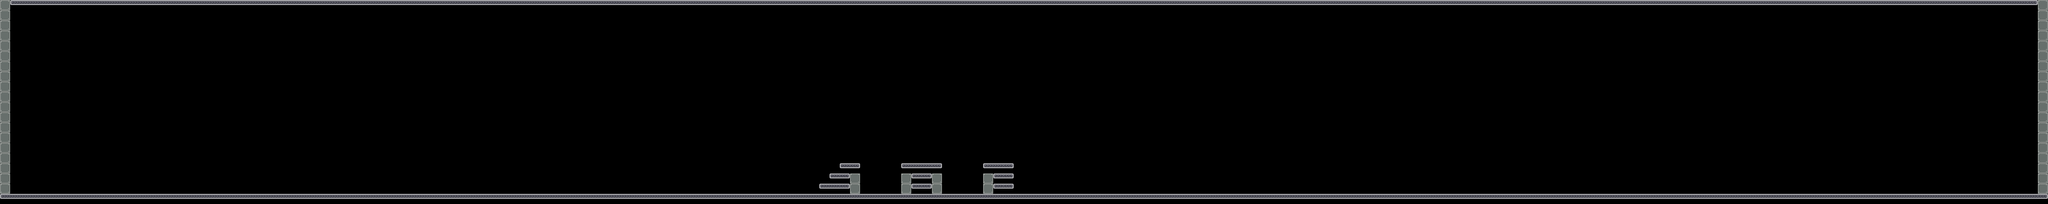

Rendered tile map (Tiled .tmx) drawn with the repository's tilesets; below, a short description and the map source with its tile grids summarised:
An orthogonal 200x20 tile map with 64x64 px tiles, 1 tile layer (front), 17 tilesets and 30 objects (2x Attractive, Repulsive, RotativeL).

<map version="1.0" orientation="orthogonal" width="200" height="20" tilewidth="64" tileheight="64">
 <tileset firstgid="1" name="mur" tilewidth="64" tileheight="64">
  <image source="data/mur.png" trans="ffffff" width="64" height="64" />
 </tileset>
 <tileset firstgid="2" name="sol" tilewidth="64" tileheight="64">
  <image source="data/sol.png" trans="ffffff" width="64" height="64" />
 </tileset>
 <tileset firstgid="3" name="alone" tilewidth="64" tileheight="64">
  <image source="data/alone.png" width="64" height="64" />
 </tileset>
 <tileset firstgid="4" name="left" tilewidth="64" tileheight="64">
  <image source="data/left.png" width="64" height="64" />
 </tileset>
 <tileset firstgid="5" name="mid" tilewidth="64" tileheight="64">
  <image source="data/mid.png" width="64" height="64" />
 </tileset>
 <tileset firstgid="6" name="right" tilewidth="64" tileheight="64">
  <image source="data/right.png" width="64" height="64" />
 </tileset>
 <tileset firstgid="7" name="portebas" tilewidth="64" tileheight="64">
  <image source="data/portebas.png" width="64" height="64" />
 </tileset>
 <tileset firstgid="8" name="portehaut" tilewidth="64" tileheight="64">
  <image source="data/portehaut.png" width="64" height="64" />
 </tileset>
 <tileset firstgid="9" name="fin" tilewidth="192" tileheight="128">
  <image source="data/fin.png" width="192" height="128" />
 </tileset>
 <tileset firstgid="10" name="citerne" tilewidth="418" tileheight="632">
  <tileoffset x="0" y="632" />
  <image source="data/citerne.png" width="418" height="632" />
 </tileset>
 <tileset firstgid="11" name="container1" tilewidth="610" tileheight="276">
  <tileoffset x="0" y="195" />
  <image source="data/container1.png" width="610" height="276" />
 </tileset>
 <tileset firstgid="12" name="container2" tilewidth="480" tileheight="330">
  <tileoffset x="0" y="280" />
  <image source="data/container2.png" width="480" height="330" />
 </tileset>
 <tileset firstgid="13" name="cable1" tilewidth="77" tileheight="372">
  <tileoffset x="0" y="372" />
  <image source="data/cable1.png" width="77" height="372" />
 </tileset>
 <tileset firstgid="14" name="passerelle1" tilewidth="198" tileheight="342">
  <tileoffset x="0" y="342" />
  <image source="data/passerelle1.png" width="198" height="342" />
 </tileset>
 <tileset firstgid="15" name="passerelle2" tilewidth="122" tileheight="599">
  <tileoffset x="0" y="599" />
  <image source="data/passerelle2.png" width="122" height="599" />
 </tileset>
 <tileset firstgid="16" name="cable2" tilewidth="46" tileheight="243">
  <tileoffset x="0" y="243" />
  <image source="data/cable2.png" width="46" height="243" />
 </tileset>
 <tileset firstgid="17" name="mur2" tilewidth="64" tileheight="64">
  <image source="data/mur2.png" width="64" height="64" />
 </tileset>
 <layer name="front" width="200" height="20">
  <data>[4000 cells, 466 non-empty, 5 distinct tile ids]</data>
 </layer>
 <objectgroup color="#00ff00" name="wall" width="200" height="20">
  <object x="0" y="0" width="64" height="1216" />
  <object x="12736" y="0" width="64" height="1216" />
 </objectgroup>
 <objectgroup color="#0000ff" name="platform" width="200" height="20">
  <object x="0" y="1216" width="12800" height="64" />
  <object x="64" y="0" width="12736" height="64" />
 </objectgroup>
 <objectgroup color="#ffffff" name="movable" width="200" height="20" />
 <objectgroup color="#ff6666" name="destroyable" width="200" height="20" />
 <objectgroup color="#ff0000" name="metalman" width="200" height="20">
  <object x="384" y="1152" width="64" height="64">
   <properties>
    <property name="powers" value="Alu#Acier#Static" />
   </properties>
  </object>
 </objectgroup>
 <objectgroup color="#ff0000" name="themagnet" width="200" height="20">
  <object x="512" y="1152" width="64" height="64">
   <properties>
    <property name="powers" value="Repulsive#Attractive#RotativeL#RotativeR#Static" />
   </properties>
  </object>
 </objectgroup>
 <objectgroup color="#800000" name="generator" width="200" height="20">
  <object type="Repulsive" x="768" y="832" width="64" height="64">
   <properties>
    <property name="id" value="2" />
   </properties>
  </object>
  <object type="Attractive" x="896" y="768" width="64" height="64">
   <properties>
    <property name="enabled" value="2" />
    <property name="id" value="1" />
   </properties>
  </object>
  <object type="Attractive" x="2176" y="960" width="64" height="64">
   <properties>
    <property name="id" value="6" />
   </properties>
  </object>
  <object type="RotativeL" x="2368" y="896" width="64" height="64">
   <properties>
    <property name="id" value="9" />
   </properties>
  </object>
 </objectgroup>
 <objectgroup color="#66ccff" name="switch" width="200" height="20">
  <object x="640" y="1152" width="64" height="64">
   <properties>
    <property name="id" value="1" />
   </properties>
  </object>
  <object x="448" y="1152" width="64" height="64">
   <properties>
    <property name="id" value="2" />
   </properties>
  </object>
  <object x="1856" y="1152" width="64" height="64">
   <properties>
    <property name="id" value="5" />
    <property name="timers" value="2@1@1#3@1@0#" />
   </properties>
  </object>
 </objectgroup>
 <objectgroup color="#e6e6e6" name="metal" width="200" height="20" />
 <objectgroup color="#333333" name="gate" width="200" height="20">
  <object x="256" y="1152" width="64" height="64">
   <properties>
    <property name="animid" value="1" />
    <property name="closeid" value="1" />
    <property name="enabled" value="true" />
    <property name="openid" value="1" />
    <property name="type" value="VAloneH" />
   </properties>
  </object>
 </objectgroup>
 <objectgroup color="#004080" name="acid" width="200" height="20" />
 <objectgroup color="#ffff00" name="arc" width="200" height="20">
  <object x="1216" y="960" width="64" height="64">
   <properties>
    <property name="enabled" value="true" />
    <property name="id" value="2" />
    <property name="type" value="DebutV" />
   </properties>
  </object>
  <object x="1024" y="1088" width="64" height="64">
   <properties>
    <property name="enabled" value="true" />
    <property name="id" value="1" />
    <property name="type" value="MillieuV" />
   </properties>
  </object>
  <object x="1216" y="1088" width="64" height="64">
   <properties>
    <property name="enabled" value="true" />
    <property name="id" value="2" />
    <property name="type" value="MillieuV" />
   </properties>
  </object>
  <object x="1024" y="1152" width="64" height="64">
   <properties>
    <property name="enabled" value="true" />
    <property name="id" value="1" />
    <property name="type" value="FinV" />
   </properties>
  </object>
  <object x="1024" y="1024" width="64" height="64">
   <properties>
    <property name="enabled" value="true" />
    <property name="id" value="1" />
    <property name="type" value="DebutV" />
   </properties>
  </object>
  <object x="1216" y="1152" width="64" height="64">
   <properties>
    <property name="enabled" value="true" />
    <property name="id" value="2" />
    <property name="type" value="FinV" />
   </properties>
  </object>
  <object x="1216" y="1024" width="64" height="64">
   <properties>
    <property name="enabled" value="true" />
    <property name="id" value="2" />
    <property name="type" value="MillieuV" />
   </properties>
  </object>
 </objectgroup>
 <objectgroup color="#ffff00" name="levelend" width="200" height="20">
  <!-- 1 objects omitted --></objectgroup>
 <objectgroup color="#800080" name="gateswitch" width="200" height="20">
  <!-- 1 objects omitted --></objectgroup>
 <objectgroup name="arcswitch" width="200" height="20">
  <!-- 2 objects omitted --></objectgroup>
 <objectgroup name="timer" width="200" height="20">
  <!-- 5 objects omitted --></objectgroup>
</map>
<!-- 9 of 30 objects omitted -->
